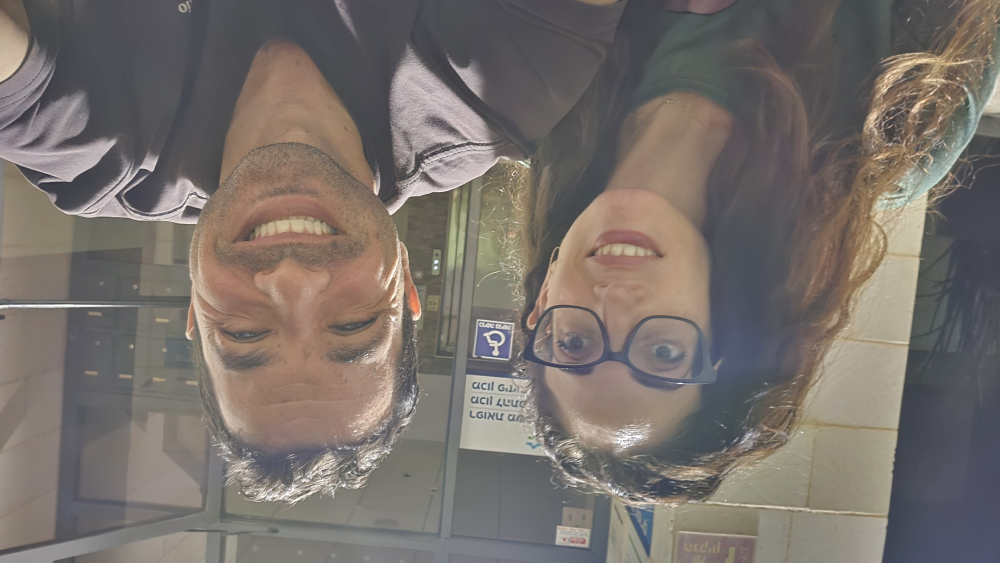
#> input picture workspace-01a14139-f31a-717b-933c-2d8d0420473f/uploads/20261015_231527.jpg, 4000 x 2252 px, found by its file name (shown at 1/4 size)
$ python make_assets.py
#> lines starting #> are read from the running program, lines starting #| are printed output that depends on the picture
from pathlib import Path
from PIL import Image, ImageOps, ImageDraw, ImageFilter, ImageEnhance
import urllib.request

ROOT=Path(__file__).parent
assets=ROOT/'assets'
assets.mkdir(exist_ok=True)
im=ImageOps.exif_transpose(Image.open('/home/user/uploads/20261015_231527.jpg')).convert('RGB')
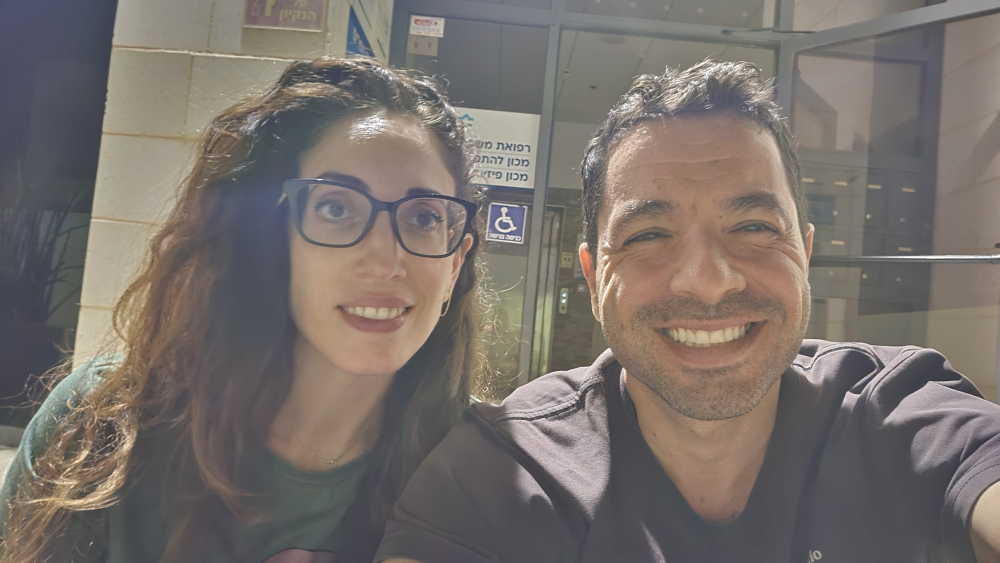
#> im: PIL image 4000x2252 RGB (shown at 1/4 size); mean R, G, B 120.1, 112.4, 107.3
scale=im.width/1568
#> scale = 2.55
points={
 'yanivo':[(1048,112),(1081,101),(1119,93),(1150,94),(1171,99),(1198,99),(1214,112),(1226,135),(1237,161),(1245,190),(1252,222),(1257,257),(1259,293),(1260,329),(1263,357),(1272,370),(1274,396),(1271,420),(1262,440),(1262,468),(1257,500),(1245,528),(1231,553),(1216,584),(1197,613),(1175,635),(1148,651),(1118,661),(1087,659),(1058,647),(1032,628),(1008,607),(988,578),(976,547),(965,518),(953,486),(942,458),(933,435),(920,420),(912,400),(909,380),(915,362),(914,340),(913,311),(915,280),(920,254),(929,228),(943,202),(953,179),(974,155),(995,141),(1021,129)],
 'elish':[(451,94),(489,92),(525,93),(556,103),(586,102),(620,117),(650,122),(677,137),(701,160),(720,188),(733,219),(746,247),(753,276),(758,308),(754,338),(751,369),(743,400),(735,426),(723,452),(715,480),(705,509),(704,540),(707,574),(699,603),(683,623),(662,631),(638,630),(618,616),(601,609),(578,609),(552,599),(528,588),(503,573),(482,550),(464,524),(449,494),(437,466),(429,436),(422,410),(416,389),(409,385),(403,411),(402,447),(402,478),(396,517),(387,555),(376,592),(359,620),(335,632),(311,619),(296,593),(287,563),(280,534),(267,509),(260,484),(266,450),(274,417),(281,384),(294,348),(303,316),(307,282),(317,250),(334,223),(354,199),(379,178),(398,155),(411,132),(428,110)]
}

def smooth_poly(pts):
 out=[]
 n=len(pts)
 for i in range(n):
  p0,p1,p2,p3=[pts[j%n] for j in (i-1,i,i+1,i+2)]
  for k in range(8):
   t=k/8
   xy=[]
   for a in (0,1):
    xy.append(.5*((2*p1[a])+(-p0[a]+p2[a])*t+(2*p0[a]-5*p1[a]+4*p2[a]-p3[a])*t*t+(-p0[a]+3*p1[a]-3*p2[a]+p3[a])*t*t*t)*scale)
   out.append(tuple(xy))
 return out

for name,pts in points.items():
 mask=Image.new('L',im.size)
 ImageDraw.Draw(mask).polygon(smooth_poly(pts),fill=255)
 mask=mask.filter(ImageFilter.GaussianBlur(1.1))
 box=mask.getbbox()
 portrait=im.crop(box)
 portrait=ImageEnhance.Contrast(portrait).enhance(1.08)
 portrait=ImageEnhance.Color(portrait).enhance(1.08)
 portrait.putalpha(mask.crop(box))
 portrait.thumbnail((420,520),Image.Resampling.LANCZOS)
 pad=10
 a=Image.new('RGBA',(portrait.width+2*pad,portrait.height+2*pad))
 a.alpha_composite(portrait,(pad,pad))
 halo=a.getchannel('A').filter(ImageFilter.MaxFilter(11)).filter(ImageFilter.GaussianBlur(.5))
 sticker=Image.new('RGBA',a.size,(255,250,239,0))
 sticker.putalpha(halo)
 sticker.alpha_composite(a)
 sticker.save(assets/f'{name}.png',optimize=True)
 print(name,sticker.size,(assets/f'{name}.png').stat().st_size)
#> this loop made 2 passes
#> box on passes 1 to 2: (2315, 233, 3254, 1691), (660, 231, 1937, 1616)
#> pass 1, `mask=mask.filter(ImageFilter.GaussianBlur(1.1))`:
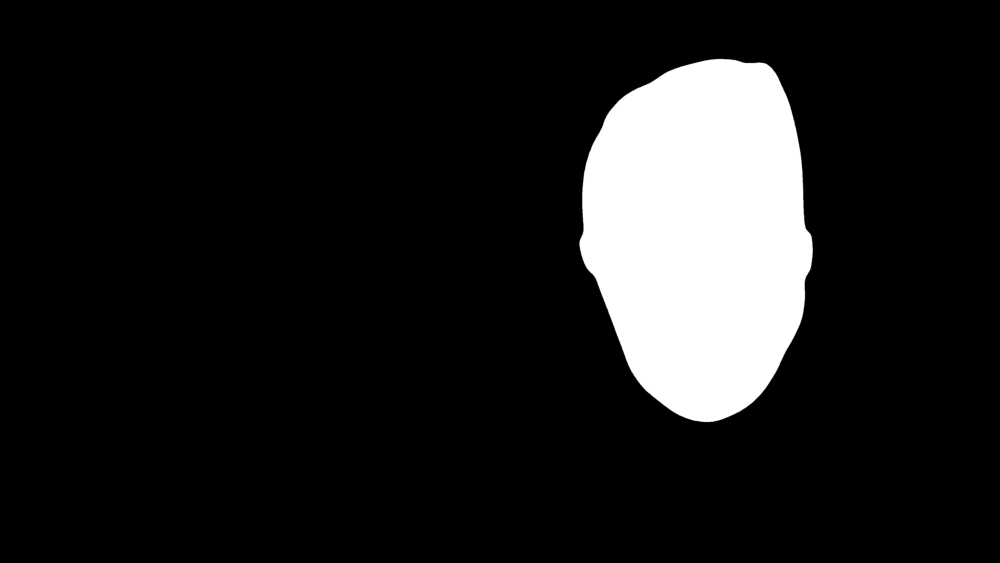
#> mask: PIL image 4000x2252 L (shown at 1/4 size); min 0, max 255, mean 29.4
#> pass 1, `portrait=im.crop(box)`:
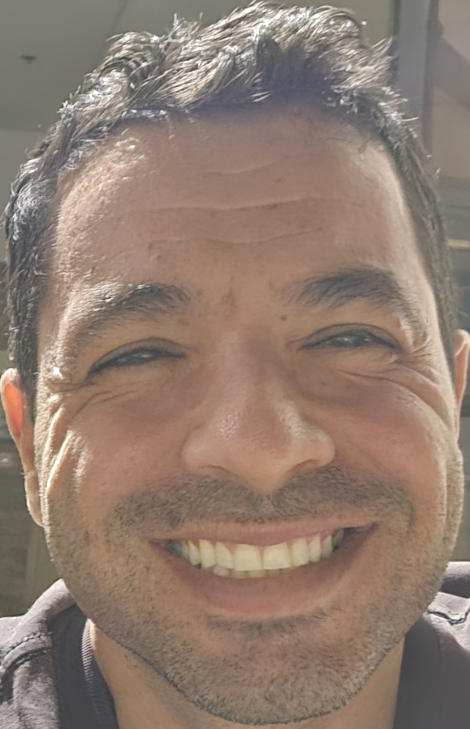
#> portrait: PIL image 939x1458 RGB (shown at 1/2 size); mean R, G, B 144.1, 124.2, 111.5
#> after the loop:
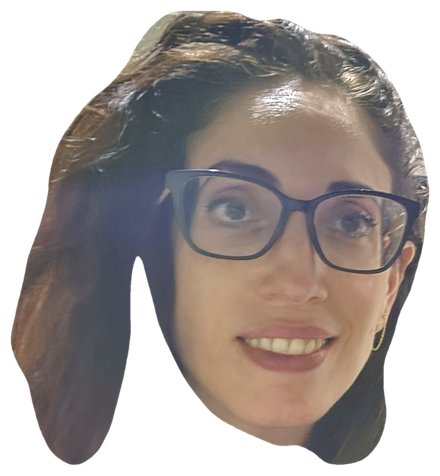
#> a: PIL image 440x476 RGBA; mean R, G, B, A 83.3, 74.7, 71.3, 168.3; transparent parts drawn white
#> after the loop:
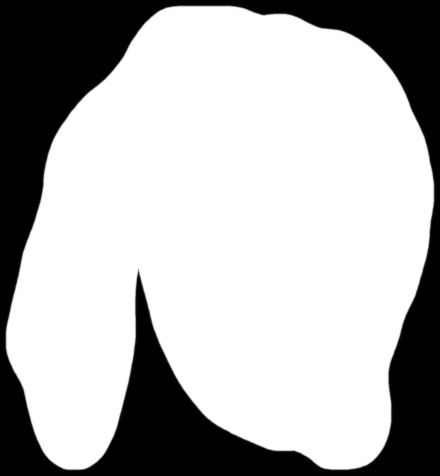
#> halo: PIL image 440x476 L; min 0, max 255, mean 181.6
#> after the loop:
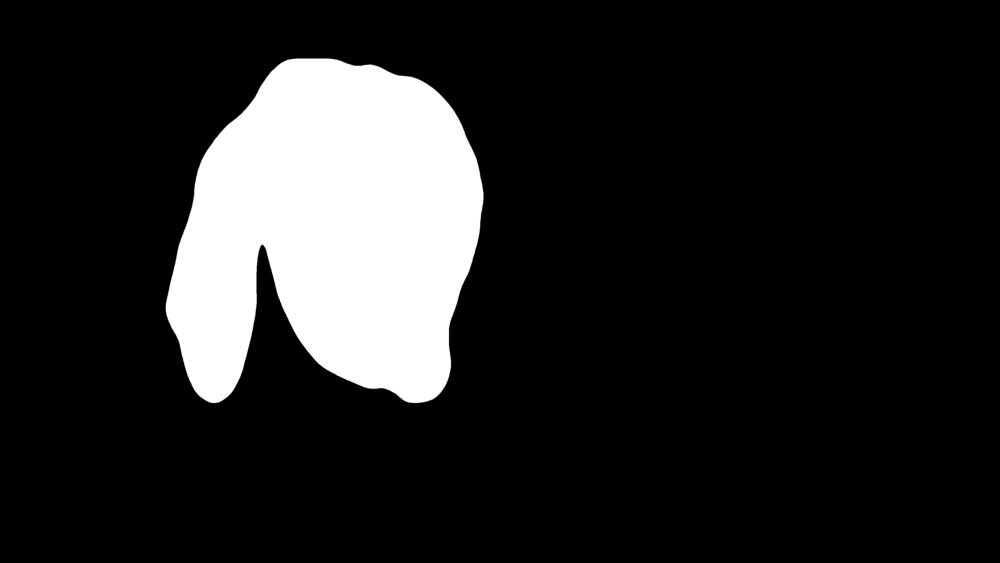
#> mask: PIL image 4000x2252 L (shown at 1/4 size); min 0, max 255, mean 36.1
#> after the loop:
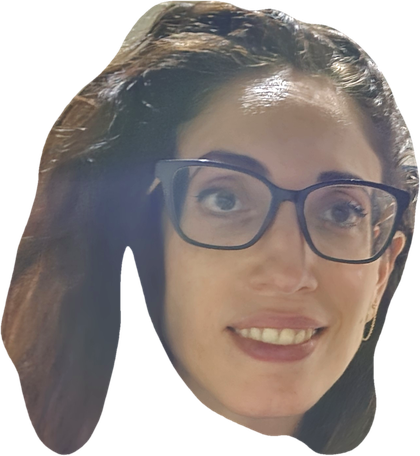
#> portrait: PIL image 420x456 RGBA; mean R, G, B, A 91.1, 81.7, 78, 184; transparent parts drawn white

font=assets/'fredoka-semibold.ttf'
if not font.exists():
 urllib.request.urlretrieve('https://fonts.gstatic.com/s/fredoka/v17/X7nP4b87HvSqjb_WIi2yDCRwoQ_k7367_B-i2yQag0-mac3OLyXMFg.ttf',font)
#> (this line was passed over: the network is not available in this run)
#> (the run stopped early here; a loop or call above may not have finished)
